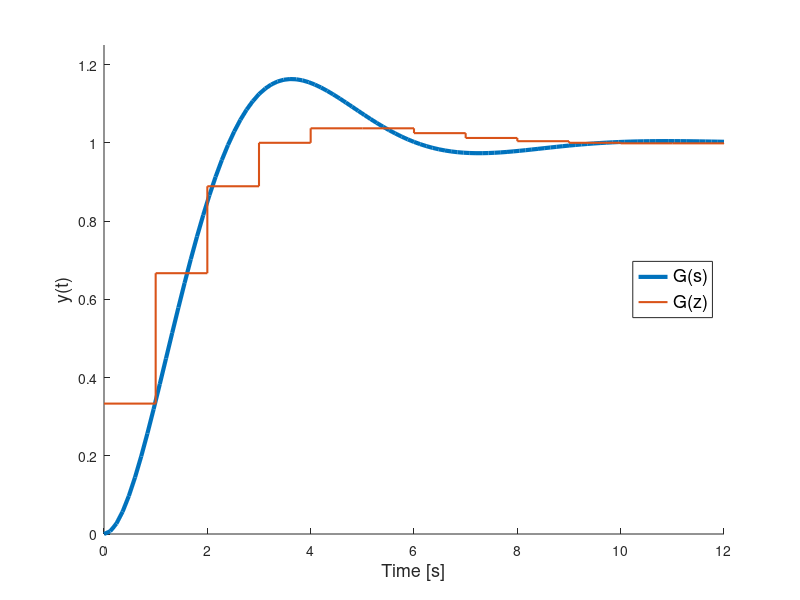

MATLAB code to generate this figure:
%% Example 1: Backward Discretization
zeta = 0.5; wn = 1;
Gs = tf(wn^2,[1 2*zeta*wn wn^2]);   % Continuous-time system G(s)
Tf = 12;                            % Final time for simulation
[ys,ts] = step(Gs,Tf);  % Computes step response for G(s)
T = 1;                  % Sample time T = 1 second
z = tf('z',T);          % Defines the discrete time variable z
s = (z-1)/(z*T);        % Defines the backward approximation
Gz = wn^2 / (s^2 + 2*zeta*wn*s + wn^2); % Substitutes s in G(s)
[yz,tz] = step(Gz,Tf);  % Computes step response for G(z)
figure(1), cla, hold on
plot(ts,ys,'LineWidth',3);          
stairs(tz,yz,'LineWidth',1.5);      % Plots the step responses
xlabel('Time [s]','FontSize',13)    % and sets labels and legends
ylabel('y(t)','FontSize',13)
legend('G(s)','G(z)','Location','east','FontSize',13)
xlim([0 12]), ylim([0 1.25])
exportgraphics(gcf,'../images/backwardStepResp.eps')